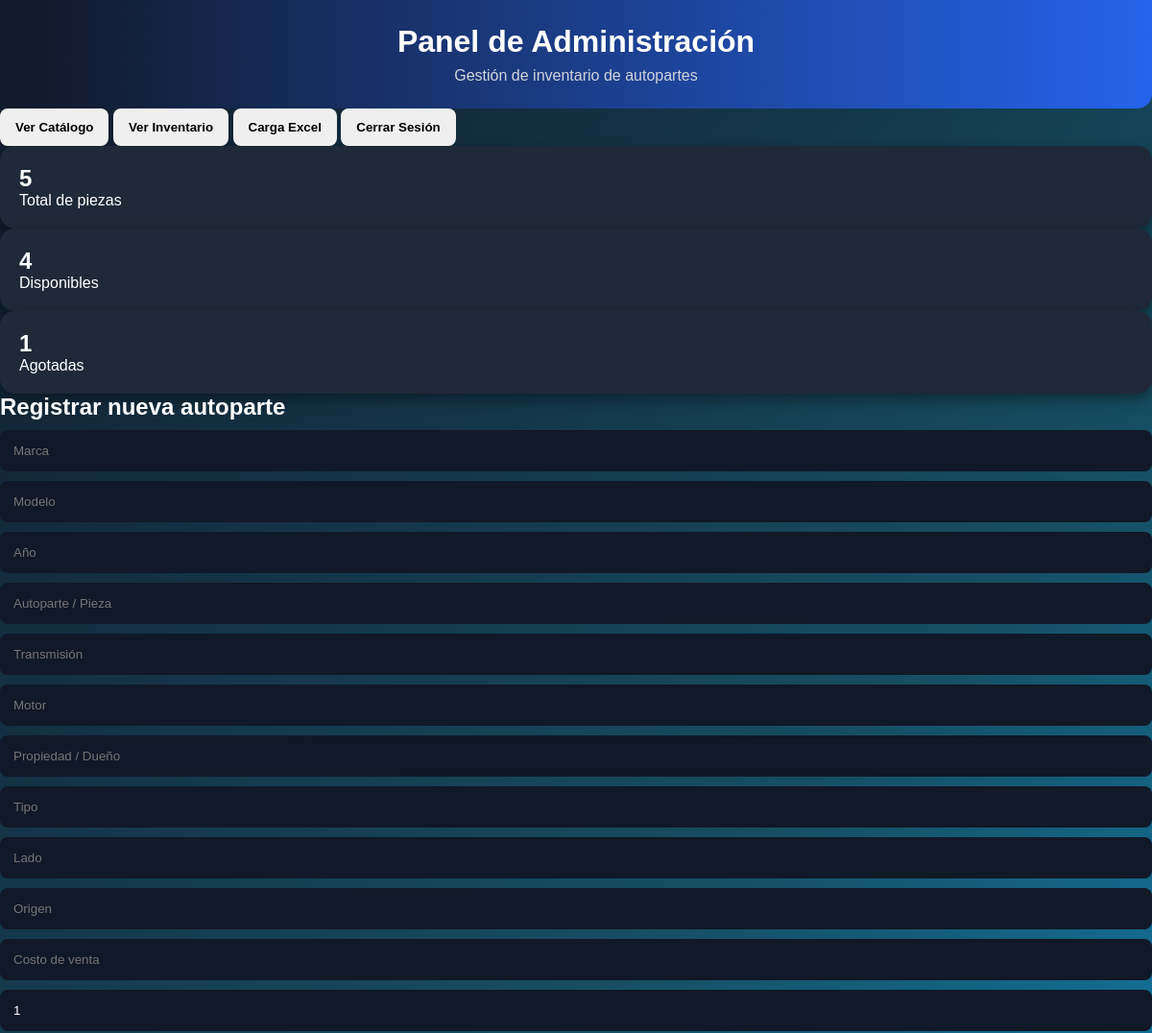
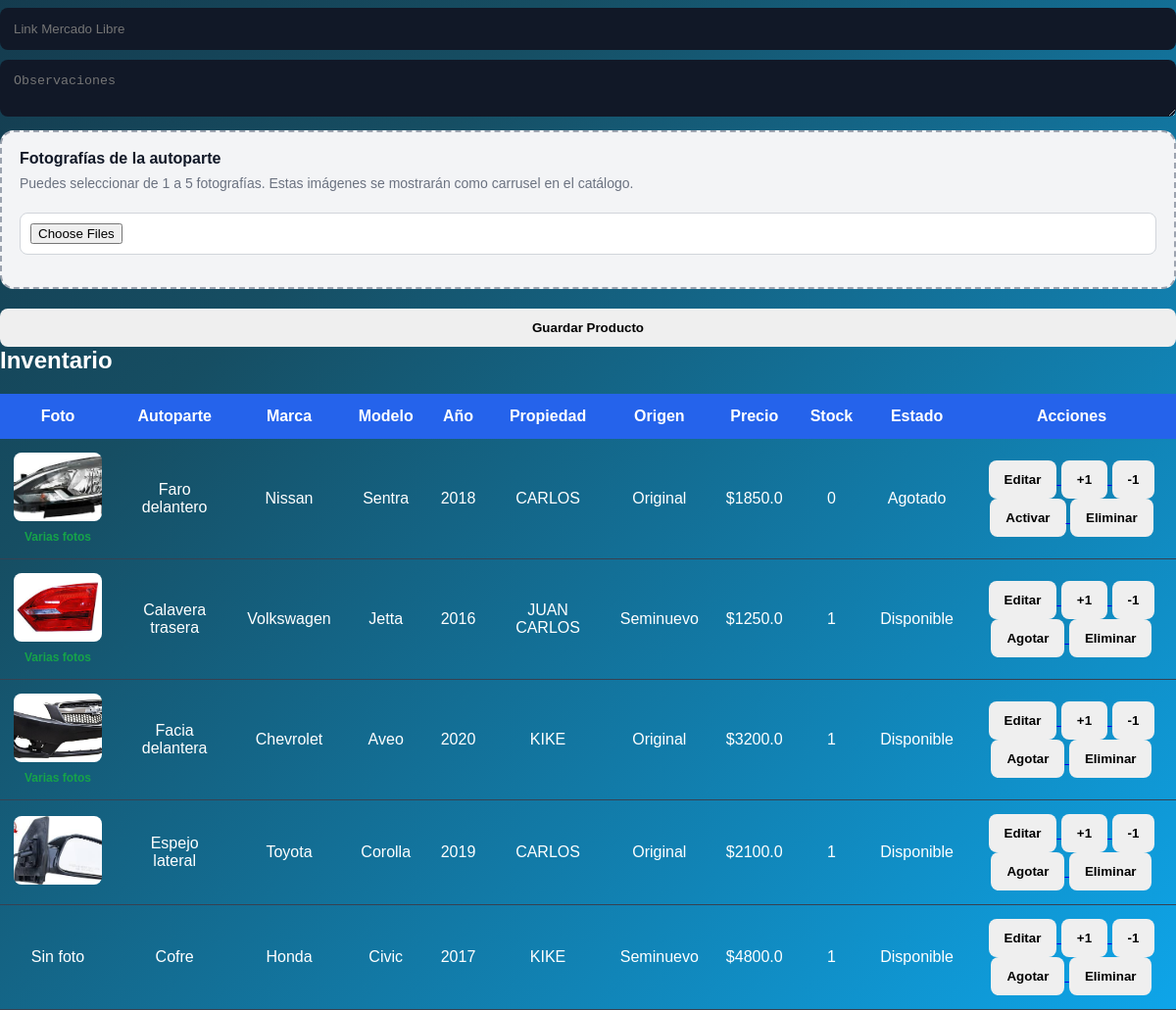
Before: /admin (signed in) with the older database file (2 pictures, top to bottom).
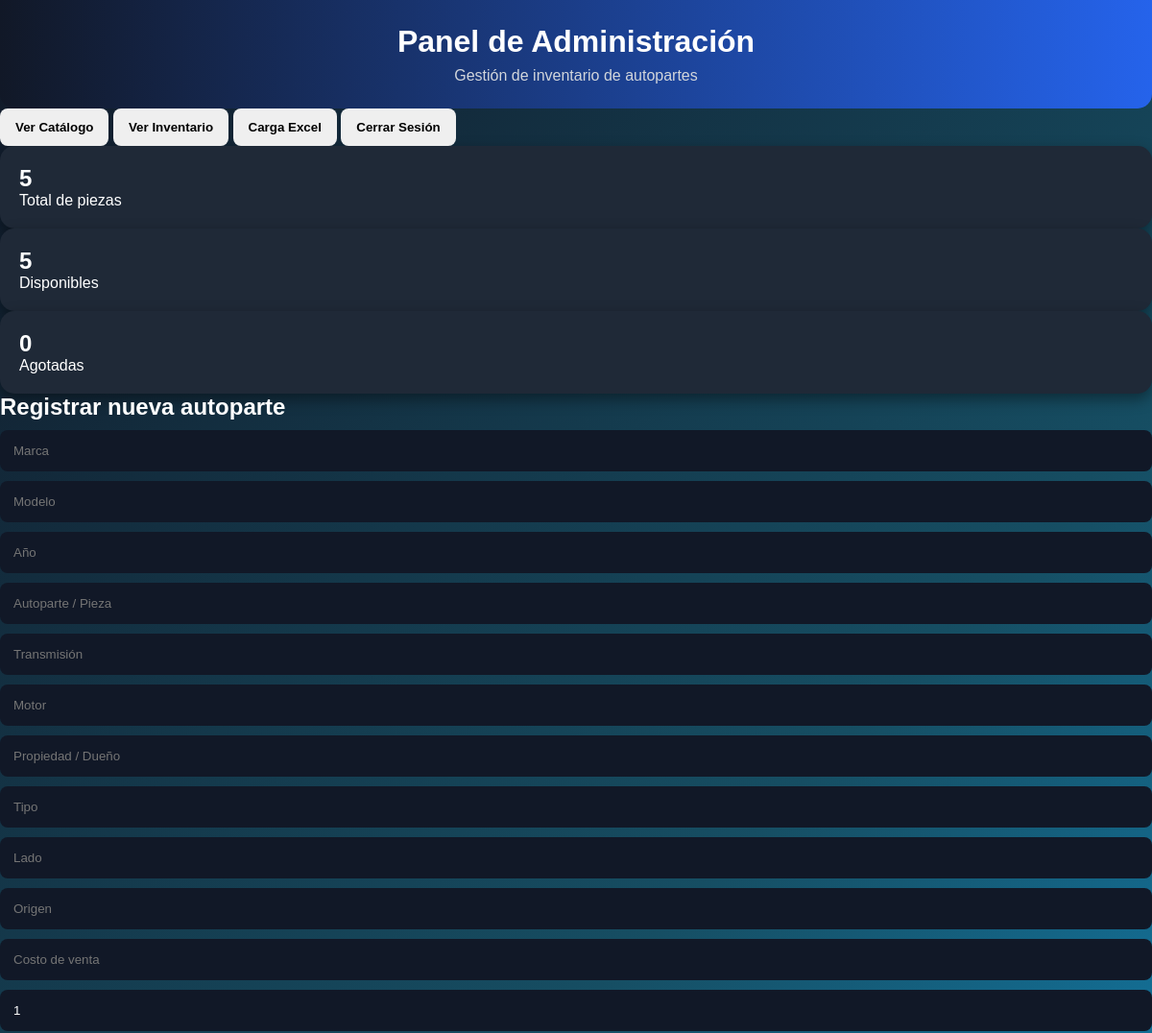
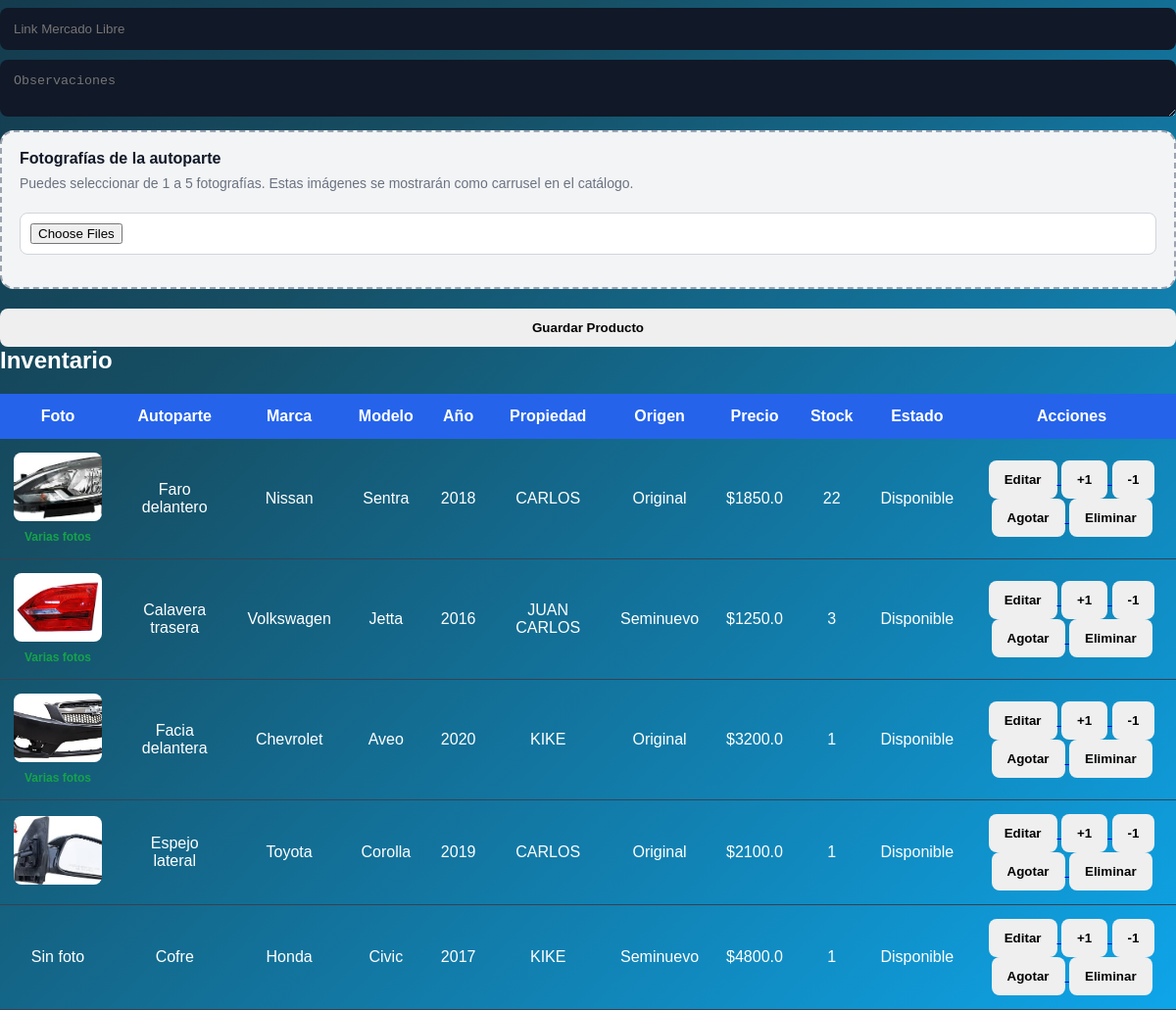
After: the same page with the newer database file (2 pictures, top to bottom).
### app.py (models this page shows)
class Producto(db.Model):
    id = db.Column(db.Integer, primary_key=True)
    marca = db.Column(db.String(100))
    modelo = db.Column(db.String(100))
    anio = db.Column(db.Integer)
    autoparte = db.Column(db.String(150))
    observaciones = db.Column(db.Text)
    transmision = db.Column(db.String(100))
    motor = db.Column(db.String(100))
    propiedad = db.Column(db.String(100))
    tipo = db.Column(db.String(100))
    lado = db.Column(db.String(50))
    origen = db.Column(db.String(100))
    costo_venta = db.Column(db.Float)
    stock = db.Column(db.Integer, default=1)
    foto = db.Column(db.String(300))
    link_ml = db.Column(db.String(500))
    estado = db.Column(db.String(50), default="disponible")
    vendido_a = db.Column(db.String(150))
    metodo_pago = db.Column(db.String(100))
    factura = db.Column(db.String(100))
    comentarios_venta = db.Column(db.Text)
    fecha_salida = db.Column(db.String(100))
    fecha_prestamo = db.Column(db.String(100))

### app.py (the view, shortened to what this page needs)
@app.route("/admin", methods=["GET", "POST"])
def admin():
    if not session.get("rol") in ["admin", "vendedor"]:
        return redirect("/login")
    productos = Producto.query.all()
    total = Producto.query.count()
    disponibles = Producto.query.filter(Producto.stock > 0).count()
    agotados = Producto.query.filter(Producto.stock == 0).count()
    return render_template(
        "admin.html",
        productos=productos,
        total=total,
        disponibles=disponibles,
        agotados=agotados
    )

### templates/admin.html (shortened to what this page needs)
<!DOCTYPE html>
<html lang="es">
<head>
    <link rel="stylesheet" href="{{ url_for('static', filename='css/style.css') }}">
</head>
<body>
<header>
    <h1>Panel de Administración</h1>
    <p>Gestión de inventario de autopartes</p>
</header>
<div class="acciones">
    <a href="/"><button class="btn gris">Ver Catálogo</button></a>
    <a href="/inventario"><button class="btn gris">Ver Inventario</button></a>
    <a href="/excel"><button class="btn gris">Carga Excel</button></a>
    <a href="/logout"><button class="btn rojo">Cerrar Sesión</button></a>
</div>
<div class="dashboard">
    <div class="card">
        <h2>{{ total }}</h2>
        <p>Total de piezas</p>
    </div>
    <div class="card">
        <h2>{{ disponibles }}</h2>
        <p>Disponibles</p>
    </div>
    <div class="card">
        <h2>{{ agotados }}</h2>
        <p>Agotadas</p>
    </div>
</div>
<div class="form-box">
    <h2>Registrar nueva autoparte</h2>
    <form method="POST" enctype="multipart/form-data">
        <div class="form-grid">
            <input type="text" name="marca" placeholder="Marca">
            <input type="text" name="modelo" placeholder="Modelo">
            <input type="number" name="anio" placeholder="Año">
            <input type="text" name="autoparte" placeholder="Autoparte / Pieza">
            <input type="text" name="transmision" placeholder="Transmisión">
            <input type="text" name="motor" placeholder="Motor">
            <input type="text" name="propiedad" placeholder="Propiedad / Dueño">
            <input type="text" name="tipo" placeholder="Tipo">
            <input type="text" name="lado" placeholder="Lado">
            <input type="text" name="origen" placeholder="Origen">
            <input type="number" step="0.01" name="costo_venta" placeholder="Costo de venta">
            <input type="number" name="stock" placeholder="Stock" value="1">
            <input class="full" type="text" name="link_ml" placeholder="Link Mercado Libre">
            <textarea name="observaciones" placeholder="Observaciones"></textarea>
            <div class="full file-box-admin">
                <label>Fotografías de la autoparte</label>
                <p>
                    Puedes seleccionar de 1 a 5 fotografías. Estas imágenes se mostrarán como carrusel en el catálogo.
                </p>
                <input
                    type="file"
                    name="fotos"
                    accept="image/*"
                    multiple
                    onchange="previewFotos(event)"
                >
            </div>
        </div>
        <button class="btn rojo" style="width:100%; margin-top:20px;">
            Guardar Producto
        </button>
    </form>
</div>
<div class="tabla">
    <h2 style="margin-bottom:20px;">Inventario</h2>
    <table>
        <tr>
            <th>Foto</th>
            <th>Autoparte</th>
            <th>Marca</th>
            <th>Modelo</th>
            <th>Año</th>
            <th>Propiedad</th>
            <th>Origen</th>
            <th>Precio</th>
            <th>Stock</th>
            <th>Estado</th>
            <th>Acciones</th>
        </tr>
        {% for producto in productos %}
        <tr>
            <td>
                {% if producto.foto %}
                    <img
                        class="foto-tabla"
                        src="{{ url_for('static', filename='uploads/' ~ producto.foto.split('|')[0]) }}"
                        alt="{{ producto.autoparte }}"
                    >
                    {% if '|' in producto.foto %}
                        <br>
                        <span class="varias-fotos">
                            Varias fotos
                        </span>
                    {% endif %}
                {% else %}
                    Sin foto
                {% endif %}
            </td>
            <td>{{ producto.autoparte }}</td>
            <td>{{ producto.marca }}</td>
            <td>{{ producto.modelo }}</td>
            <td>{{ producto.anio }}</td>
            <td>{{ producto.propiedad }}</td>
            <td>{{ producto.origen }}</td>
            <td>${{ producto.costo_venta }}</td>
            <td>{{ producto.stock }}</td>
            <td>
                {% if producto.stock > 0 %}
                    Disponible
                {% else %}
                    Agotado
                {% endif %}
            </td>
            <td>
                <div class="acciones-btns">
                    <a href="/editar/{{ producto.id }}">
                        <button class="btn gris">Editar</button>
                    </a>
                    <a href="/sumar/{{ producto.id }}">
                        <button class="btn verde">+1</button>
                    </a>
                    <a href="/restar/{{ producto.id }}">
                        <button class="btn gris">-1</button>
                    </a>
                    {% if producto.stock > 0 %}
                    <a href="/agotado/{{ producto.id }}">
                        <button class="btn gris">Agotar</button>
                    </a>
                    {% else %}
                    <a href="/disponible/{{ producto.id }}">
                        <button class="btn verde">Activar</button>
                    </a>
                    {% endif %}
                    <a href="/eliminar/{{ producto.id }}">
                        <button
                            class="btn rojo"
                            onclick="return confirm('¿Seguro que deseas eliminar esta autoparte?')"
                        >
                            Eliminar
                        </button>
                    </a>
                </div>
            </td>
        </tr>
        {% endfor %}
    </table>
</div>
</body>
</html>

### static/css/style.css (style rules this page uses)
* { margin: 0; padding: 0; box-sizing: border-box; }
body { background: linear-gradient(135deg, #111827, #164e63, #0ea5e9); color: white; font-family: Arial, sans-serif; min-height: 100vh; }
header { background: linear-gradient(90deg, #111827, #2563eb); padding: 25px; text-align: center; border-radius: 0 0 15px 15px; }
header h1 { font-size: 32px; }
header p { margin-top: 8px; color: #d1d5db; }
.btn { border: none; border-radius: 8px; padding: 12px 16px; cursor: pointer; font-weight: bold; transition: 0.3s; }
.card { background: #1f2937; border-radius: 15px; padding: 20px; box-shadow: 0 6px 15px rgba(0,0,0,0.4); }
input, textarea, select { width: 100%; padding: 14px; border: none; border-radius: 8px; background: #111827; color: white; margin-top: 10px; }
textarea { resize: vertical; }
table { width: 100%; border-collapse: collapse; }
th { background: #2563eb; color: white; padding: 14px; }
td { padding: 14px; border-bottom: 1px solid #374151; text-align: center; }

### templates/admin.html (style rules this page uses)
.file-box-admin { background: #f3f4f6; border: 2px dashed #9ca3af; border-radius: 14px; padding: 18px; margin-top: 10px; }
.file-box-admin label { display: block; font-weight: bold; color: #111827; margin-bottom: 8px; }
.file-box-admin p { color: #6b7280; font-size: 14px; margin-bottom: 12px; }
.file-box-admin input[type="file"] { width: 100%; background: white; padding: 10px; border-radius: 8px; border: 1px solid #d1d5db; }
.foto-tabla { width: 90px; height: 70px; object-fit: cover; border-radius: 8px; }
.varias-fotos { display: inline-block; margin-top: 5px; color: #16a34a; font-size: 12px; font-weight: bold; }

Changed rows visible on the page:
changed Producto "Faro delantero": stock "0" → "22"; stock "Agotado Activar" → "Disponible Agotar"
changed Producto "Calavera trasera": stock "1" → "3"
Other visible differences:
{{ disponibles }}: "4" → "5"
{{ agotados }}: "1" → "0"
